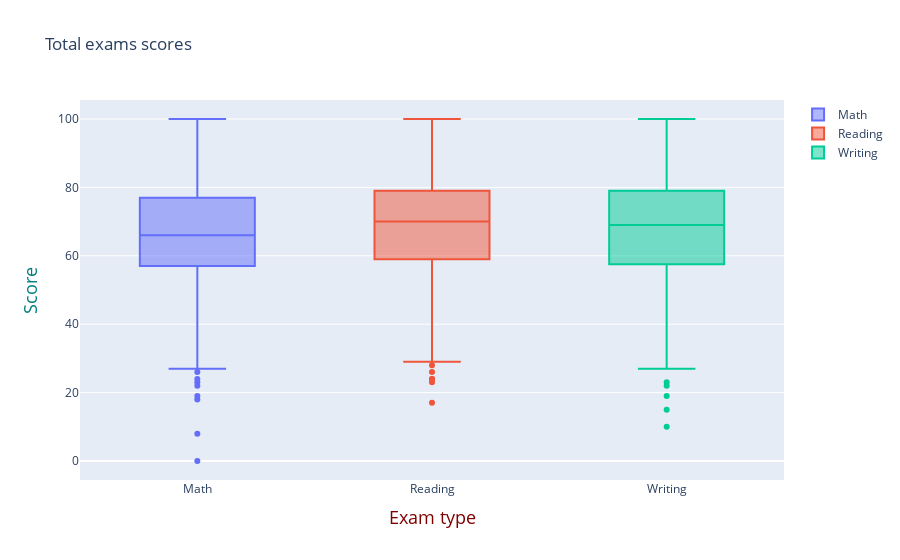

Source (notebook cell):
### Code cell
# Create a variable to hold the values to be ploted
to_plot = []
# This contains main dataset indexing and plot dataset creation in a single line
to_plot.append(Box( y=data_all['math score'], name="Math", showlegend=True ) )
to_plot.append(Box( y=data_all['reading score'], name="Reading", showlegend=True ) )
to_plot.append(Box( y=data_all['writing score'], name="Writing", showlegend=True ) )

# Layout, descriptions of the plot's style
layout = Layout(
    title="Total exams scores",
    xaxis=dict(
        title="Exam type",
        titlefont=dict(
            size=18,
            color='#7f0000'
        )
    ),
    yaxis=dict(
        title="Score",
        titlefont=dict(
            size=18,
            color='#007f7f'
        )
    ),
)

# This is where the plotting happens
# We call an offline plot module from the plotly library
# We tell it, that data to be plotted is contained in the to_plot variable and 
# the style of the plot is described in the layout variable

plotly.offline.iplot({
    "data": to_plot,
    "layout": layout
})

### Figure 1 — Plotly figure (JSON) as saved in the notebook; plotly's stock layout.template omitted (floating-point values rounded to 4 significant figures; data arrays with more than 128 entries replaced by an {"elided": "..."} marker saying what was removed)
{"data": [{"name": "Math", "showlegend": true, "type": "box", "y": {"elided": "1000 int values"}}, {"name": "Reading", "showlegend": true, "type": "box", "y": {"elided": "1000 int values"}}, {"name": "Writing", "showlegend": true, "type": "box", "y": {"elided": "1000 int values"}}], "layout": {"title": {"text": "Total exams scores"}, "xaxis": {"title": {"font": {"color": "#7f0000", "size": 18}, "text": "Exam type"}}, "yaxis": {"title": {"font": {"color": "#007f7f", "size": 18}, "text": "Score"}}}}
